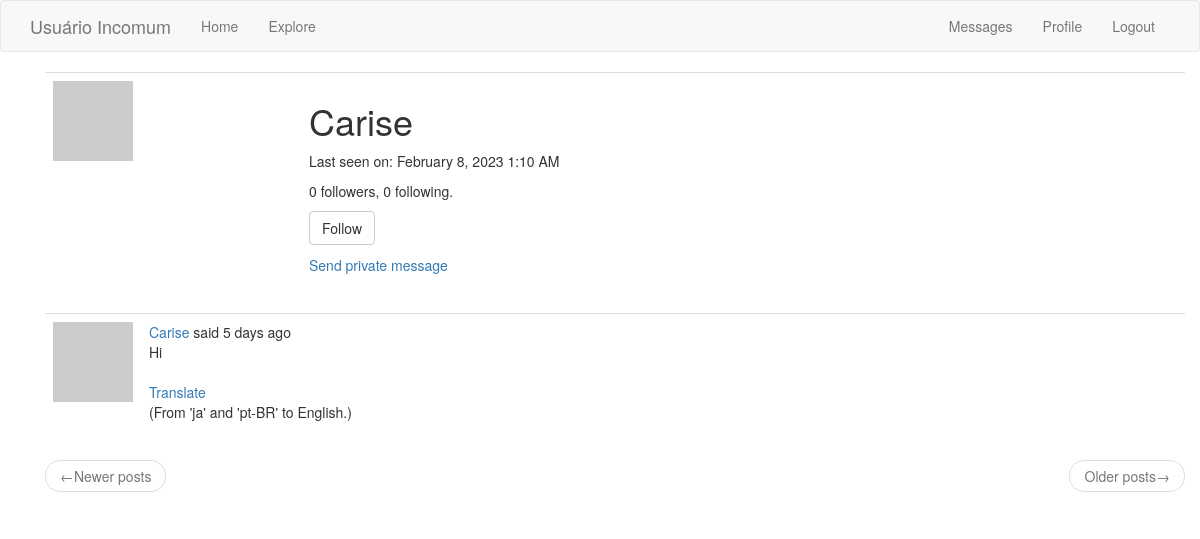
/user/Carise (signed in), run on an earlier commit of the app's database.
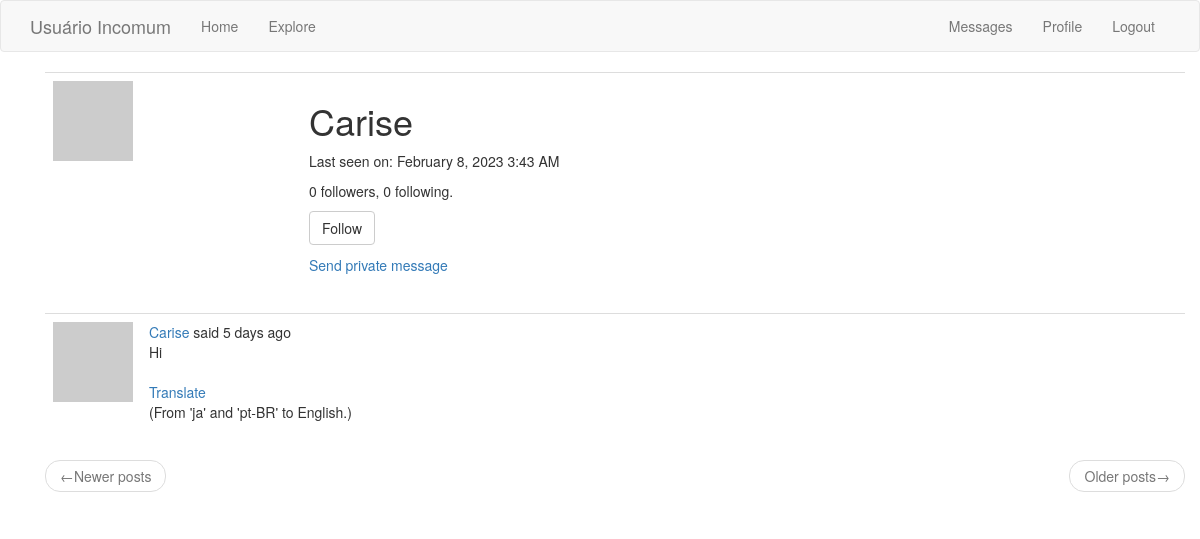
And on a later commit of the database.
### app/models.py (models this page shows, shortened)
class PaginatedAPIMixin(object):
    @staticmethod
    def to_collection_dict(query, page, per_page, endpoint, **kwargs):
        resources = query.paginate(page=page, per_page=per_page,
                                   error_out=False)
        data = {
            'items': [item.to_dict() for item in resources.items],
            '_meta': {
                'page': page,
                'per_page': per_page,
                'total_pages': resources.pages,
                'total_items': resources.total
            },
            '_links': {
                'self': url_for(endpoint, page=page, per_page=per_page,
                                **kwargs),
                'next': url_for(endpoint, page=page + 1, per_page=per_page,
                                **kwargs) if resources.has_next else None,
                'prev': url_for(endpoint, page=page - 1, per_page=per_page,
                                **kwargs) if resources.has_prev else None
            }
        }
        return data

class User(PaginatedAPIMixin, UserMixin, db.Model):
    id = db.Column(db.Integer, primary_key=True)
    username = db.Column(db.String(64), index=True, unique=True)
    email = db.Column(db.String(120), index=True, unique=True)
    password_hash = db.Column(db.String(128))
    posts = db.relationship('Post', backref='author', lazy='dynamic')
    about_me = db.Column(db.String(140))
    last_seen = db.Column(db.DateTime, default=datetime.utcnow)
    token = db.Column(db.String(32), index=True, unique=True)
    token_expiration = db.Column(db.DateTime)
    followed = db.relationship(
        'User', secondary=followers,
        primaryjoin=(followers.c.follower_id == id),
        secondaryjoin=(followers.c.followed_id == id),
        backref=db.backref('followers', lazy='dynamic'), lazy='dynamic')
    messages_sent = db.relationship('Message', foreign_keys='Message.sender_id',
                                    backref='author', lazy='dynamic')
    messages_received = db.relationship('Message', foreign_keys='Message.recipient_id',
                                        backref='recipient', lazy='dynamic')
    last_message_read_time = db.Column(db.DateTime)
    def avatar(self, size):
        digest = md5(self.email.lower().encode('utf-8')).hexdigest()
        return 'https://www.gravatar.com/avatar/{}?d=identicon&s={}'.format(
            digest, size)
    def is_following(self, user):
        return self.followed.filter(
            followers.c.followed_id == user.id).count() > 0
    def new_messages(self):
        last_read_time = self.last_message_read_time or datetime(1900, 1, 1)
        return Message.query.filter_by(recipient=self).filter(
            Message.timestamp > last_read_time).count()

class Post(db.Model):
    id = db.Column(db.Integer, primary_key=True)
    body = db.Column(db.String(140))
    timestamp = db.Column(db.DateTime, index=True, default=datetime.utcnow)
    user_id = db.Column(db.Integer, db.ForeignKey('user.id'))
    language = db.Column(db.String(5))

### app/main/routes.py (the view)
@bp.route('/user/<username>')
@login_required
def user(username):
    user = User.query.filter_by(username=username).first_or_404()
    page = request.args.get('page', 1, type=int)
    posts = user.posts.order_by(Post.timestamp.desc()).paginate(
        page=page, per_page=current_app.config['POSTS_PER_PAGE'],
        error_out=False)
    next_url = url_for('main.user', username=user.username,
                       page=posts.next_num) if posts.has_next else None
    prev_url = url_for('main.user', username=user.username,
                       page=posts.prev_num) if posts.has_prev else None
    form = EmptyForm()
    return render_template('user.html', user=user, posts=posts.items,
                           next_url=next_url, prev_url=prev_url, form=form)

### app/main/forms.py
class EmptyForm(FlaskForm):
    submit = SubmitField('Submit')

### app/main/routes.py (called while the page is built)
@bp.before_app_request
def before_request():
    if current_user.is_authenticated:
        current_user.last_seen = datetime.utcnow()
        db.session.commit()
    g.locale = str(get_locale())

### app/models.py (called while the page is built)
@login.user_loader
def load_user(id):
    return User.query.get(int(id))

### app/templates/user.html (shortened to what this page needs)
{% extends "base.html" %}
{% block app_content %}
<div class="container">
    <table class="table table-hover">
        <tr>
            <td width="256px"><img src="{{ user.avatar(150) }}"></td>
            <td>
                <h1>{{ user.username }}</h1>
                {% if user.last_seen %}
                <p>Last seen on: {{ moment(user.last_seen).format('LLL') }}</p>
                {% endif %}
                <p>{{ user.followers.count() }} followers, {{ user.followed.count() }} following.</p>
                {% if user == current_user %}
                <p><a href="{{ url_for('main.edit_profile') }}">Edit your profile</a></p>
                {% elif not current_user.is_following(user) %}
                <p>
                    <form action="{{ url_for('main.follow', username=user.username) }}" method="post">
                        {{ form.submit(value=('Follow'), class_='btn btn-default') }}
                    </form>
                </p>
                {% endif %}
                {% if user != current_user %}
                <p><a href="{{ url_for('main.send_message', recipient=user.username) }}">{{ _('Send private message') }}</a></p>
                {% endif %}
            </td>
        </tr>
    </table>
    {% for post in posts %}
        {% include '_post.html' %}
    {% endfor %}
    <nav aria-label="...">
        <ul class="pager">
            <li class="previous{% if not prev_url %} disabled{% endif %}">
                <a href="{{ prev_url or '#' }}">
                    <span aria-hidden="true">&larr;</span>Newer posts
                </a>
            </li>
            <li class="next{% if not next_url %} disabled{% endif %}">
                <a href="{{ next_url or '#' }}">
                    Older posts<span aria-hidden="true">&rarr;</span>
                </a>
            </li>
        </ul>
    </nav>
</div>
{% endblock %}

### app/templates/base.html (shortened to what this page needs)
{% extends 'bootstrap/base.html' %}  {%
block navbar %}
<nav class="navbar navbar-default">
  <div class="container">
    <div class="navbar-header">
      <a class="navbar-brand" href="{{ url_for('main.index') }}"
        >Usuário Incomum</a
      >
    </div>
    <div class="collapse navbar-collapse" id="bs-example-navbar-collapse-1">
      <ul class="nav navbar-nav">
        <li><a href="{{ url_for('main.index') }}">{{ _('Home') }}</a></li>
        <li><a href="{{ url_for('main.explore') }}">{{ _('Explore') }}</a></li>
      </ul>
      <ul class="nav navbar-nav navbar-right">
        {% if current_user.is_anonymous %}
        <li><a href="{{ url_for('auth.login') }}">{{ _('Login') }}</a></li>
        {% else %}
        <li>
          <a href="{{ url_for('main.messages') }}">
            {{ _('Messages') }} {% set new_messages =
            current_user.new_messages() %}
          </a>
        </li>
        <li>
          <a href="{{ url_for('main.user', username=current_user.username) }}"
            >{{ _('Profile') }}
          </a>
        </li>
        <li><a href="{{ url_for('auth.logout') }}">{{ _('Logout') }}</a></li>
        {% endif %}
      </ul>
    </div>
  </div>
</nav>
{% endblock %} {% block content %}
<div class="container">
   {% block app_content %}{% endblock %}
</div>
{% endblock %}

### app/templates/_post.html (shortened to what this page needs)
<table class="table table-hover">
  <tr>
    <td width="70px">
      <a href="{{ url_for('main.user', username=post.author.username) }}">
        <img src="{{ post.author.avatar(70) }}" />
      </a>
    </td>
    <td>
       {{ _('%(username)s said %(when)s', username=user_link,
      when=moment(post.timestamp).fromNow()) }}
      <br />
      <span id="post{{ post.id }}">{{ post.body }}</span>
      {% if post.language and post.language != g.locale %}
      <br /><br />
      <span id="translation{{ post.id }}">
        <a
          href="javascript:translate(
                          '#post{{ post.id }}',
                          '#translation{{ post.id }}',
                          '{{ post.language }}',
                          '{{ g.locale }}');"
          >{{ _('Translate') }}</a
        >
        <p>(From 'ja' and 'pt-BR' to English.)</p>
      </span>
      {% endif %}
    </td>
  </tr>
</table>

What changed in the data, as far as the page shows it:
changed User "Carise": last_seen "February 8, 2023 1:10 AM" → "February 8, 2023 3:43 AM"
